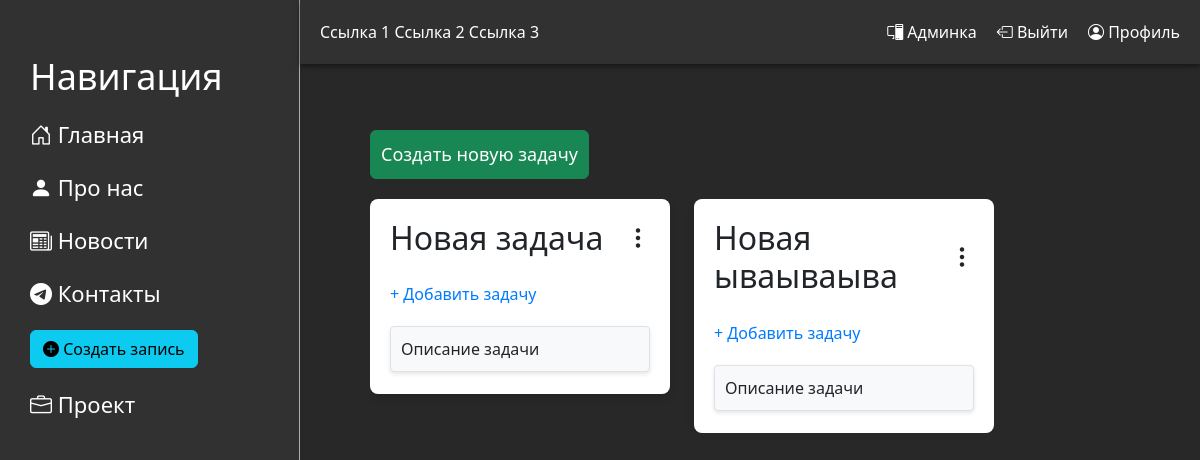
Before: /management/ (signed in) with the older database file.
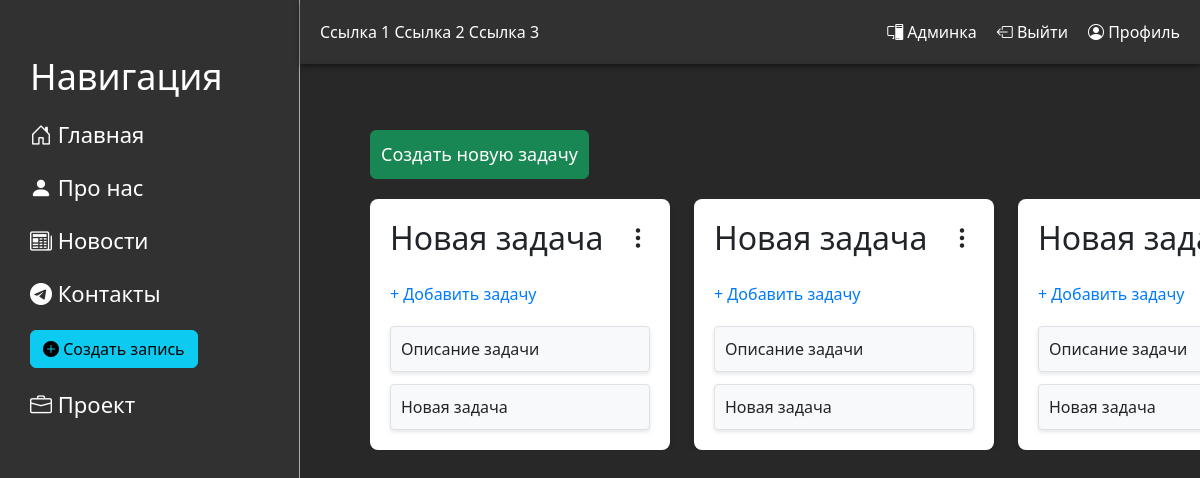
After: the same page with the newer database file.
### management/models.py (models this page shows, shortened)
class Task(models.Model):
    user = models.ForeignKey(settings.AUTH_USER_MODEL, on_delete=models.CASCADE, related_name='tasks')
    title = models.CharField(max_length=255, verbose_name='Название задачи')
    description = models.TextField(verbose_name='Описание задачи', blank=True, null=True)
    created_at = models.DateTimeField(auto_now_add=True, verbose_name='Дата создания')
    tasks = models.TextField(verbose_name='Список задач', blank=True, null=True)
    class Meta:
        verbose_name = 'Задача'
        verbose_name_plural = 'Задачи'
    def get_tasks(self):
        if self.tasks:
            try:
                return json.loads(self.tasks)
            except json.JSONDecodeError:
                return []
        return []

### management/views.py (the view)
# urls.py: path('', views.main_management, name="main_management"),
@login_required
def main_management(request):
    tasks = Task.objects.filter(user=request.user)
    context = {
        'title': 'Management',
        'tasks': tasks,
    }
    return render(request, 'management/main_management.html', context)

### management/templates/management/main_management.html (shortened to what this page needs)
{% extends 'main/layout.html' %}
{% load static %}
{% block content %}
<div class="management-container">
    <div class="controls">
        <button class="btn btn-success" type="button" onclick="createNewColumn()">Создать новую задачу</button>
    </div>
    <div class="columns-wrapper">
        <div class="columns-container">
            {% for task in tasks %}
            <div class="column-wrapper">
                <div class="column" data-task-id="{{ task.id }}">
                    <div class="task-header">
                        <h2 ondblclick="renameColumnInline(this)">{{ task.title }}</h2>
                        <div class="dropdown">
                            <i class="bi bi-three-dots-vertical" onclick="toggleMenu(this)"></i>
                        </div>
                    </div>
                    <span class="add-task" onclick="addTask(this)">+ Добавить задачу</span>
                    <div class="task-list">
                        <div class="task-description" contentEditable="true" onfocus="storePreviousValue(this)" onblur="checkIfEmpty(this, 'Описание задачи')">
                            Описание задачи
                        </div>
                        {% for sub_task in task.get_tasks %}
                        <div class="task-wrapper" data-details="" data-creator="Admin" data-status="не в процессе" data-date="">
                            <div class="task" contentEditable="true" onfocus="storePreviousValue(this)" onblur="checkIfEmpty(this, 'Новая задача')">
                                {{ sub_task }}
                            </div>
                        </div>
                        {% endfor %}
                    </div>
                </div>
            </div>
            {% endfor %}
        </div>
    </div>
</div>
{% endblock %}

Changed rows visible on the page:
removed Task: title "Новая задача"
removed Task: title "Новая ываываыва"
added Task: title "Новая задача", get_tasks "Новая задача"
added Task: title "Новая задача", get_tasks "Новая задача"
added Task: title "Новая…", get_tasks "Новая задача"
